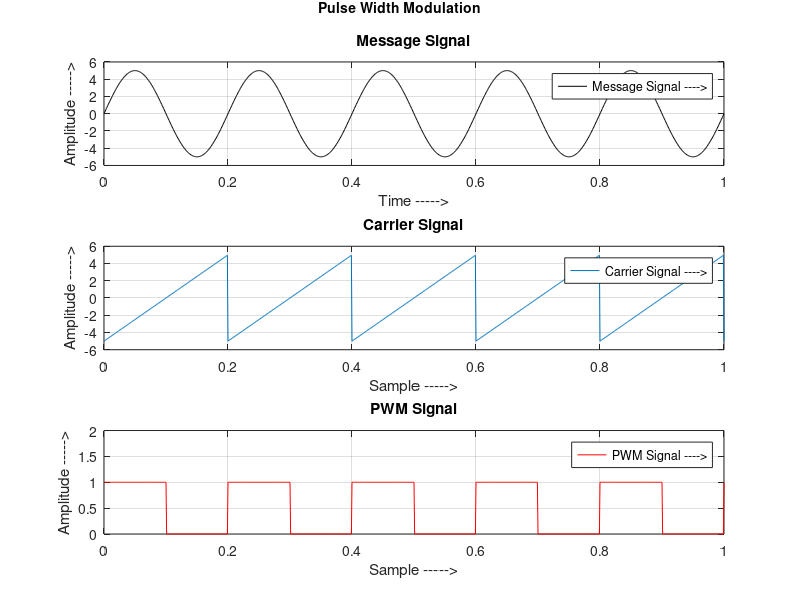

The MATLAB script that drew this image:
% Theory
% Pulse Width Modulation
% Pulse-width modulation (PWM), or pulse-duration modulation (PDM) is a modulation technique that conforms
% the width of the pulse, formally the pulse duration, based on a modulator signal information. Although this modulation 
% technique can be used to encode information for transmission, its main use is to allow the control of the power supplied
% to electrical devices, especially to inertial loads such as motors. The average value of voltage (and current) fed to the 
% load is controlled by turning the switch between supply and load on and off at a fast pace. The longer the switch is on 
% compared to the off periods, the higher the power supplied to the load is.
% The PWM switching frequency has to be much faster than what would affect the load, which is to say the device that
% uses the power. Typically switchings have to be done several times a minute in an electric stove, 120 Hz in a lamp
% dimmer, from few kilohertz (kHz) to tens of kHz for a motor drive and well into the tens or hundreds of kHz in audio
% amplifiers and computer power supplies.
% The term duty cycle describes the proportion of 'on' time to the regular interval or 'period' of time; a low duty cycle
% corresponds to low power, because the power is off for most of the time. Duty cycle is expressed in percent, 100%
% being fully on.
% The main advantage of PWM is that power loss in the switching devices is very low. When a switch is off there is
% practically no current, and when it is on, there is almost no voltage drop across the switch. Power loss, being the
% product of voltage and current, is thus in both cases close to zero. PWM also works well with digital controls, which,
% because of their on/off nature, can easily set the needed duty cycle.
% PWM has also been used in certain communication systems where its duty cycle has been used to convey information over a 
% communications channel.
% 
clc;
clear all;
t = 0:0.001:1;
fc = input('Enter the Frequency of Carrier Signal (Sawtooth) = ');
fm = input('Enter the Frequency of Message Signal (Sinusoidal) = ');
a = input('Enter the Amplitude of Carrier Signal = ');
b = input('Enter the Amplitude of Message Signal(should be < Carrier) = ');

vc = a.*sawtooth(2*pi*fc*t);
vm = b.*sin(2*pi*fm*t);
n = length(vc);
for i = 1:n
    if (vm(i)>=vc(i))
        pwm(i) = 1;
    else
        pwm(i) = 0;
    end
end

% Representation of the Message Signal
subplot(3,1,1);
plot(t,vm,'black');
xlabel('Time ----->');
ylabel('Amplitude ----->');
title('Message Signal');
legend('Message Signal ---->');
grid on;

% Representation of the Carrier Signal
subplot(3,1,2);
plot(t,vc);
xlabel('Sample ----->');
ylabel('Amplitude ----->');
title('Carrier Signal');
legend('Carrier Signal ---->');
grid on;

% Representation of the PWM Signal
subplot(3,1,3);
plot(t,pwm,'red');
xlabel('Sample ----->');
ylabel('Amplitude ----->');
title('PWM Signal');
legend('PWM Signal ---->');
axis([0 1 0 2]);
grid on;

% Add title to the Overall Plot
ha = axes ('Position',[0 0 1 1],'Xlim',[0 1],'Ylim',[0 1],'Box','off','Visible','off','Units','normalized', 'clipping' , 'off');
text (0.5, 1,'\bf Pulse Width Modulation ','HorizontalAlignment','center','VerticalAlignment', 'top')

